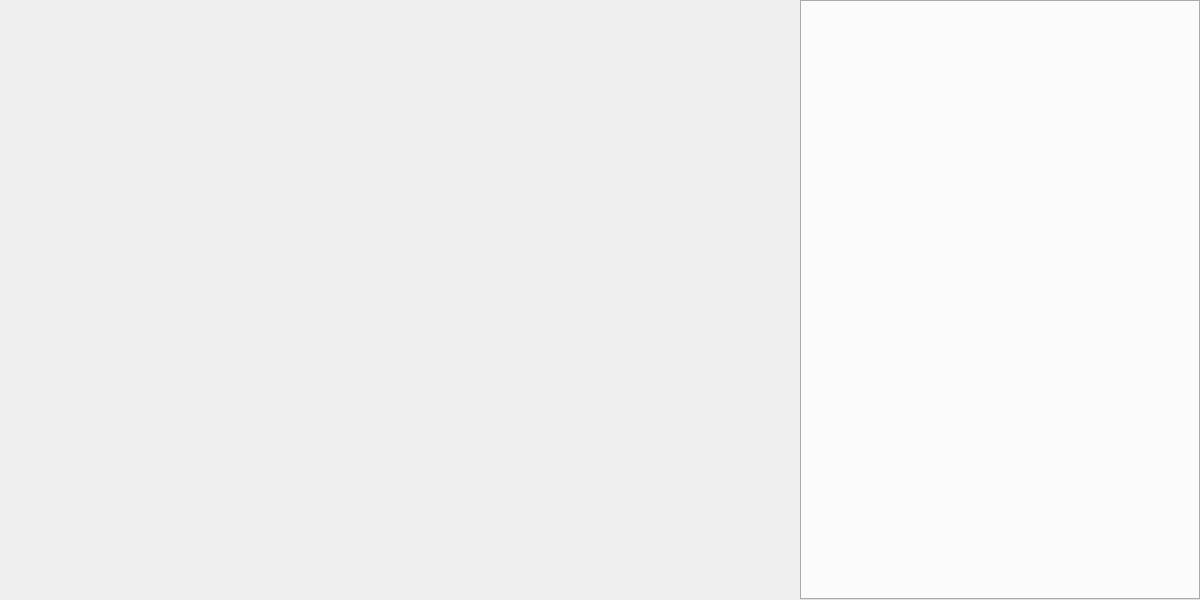
<?xml version="1.0" encoding="UTF-8"?>
<ui version="4.0">
 <class>RenderWidgetClass</class>
 <widget class="QWidget" name="RenderWidgetClass">
  <property name="geometry">
   <rect>
    <x>0</x>
    <y>0</y>
    <width>1200</width>
    <height>600</height>
   </rect>
  </property>
  <property name="minimumSize">
   <size>
    <width>1200</width>
    <height>600</height>
   </size>
  </property>
  <property name="maximumSize">
   <size>
    <width>1200</width>
    <height>600</height>
   </size>
  </property>
  <property name="focusPolicy">
   <enum>Qt::StrongFocus</enum>
  </property>
  <property name="windowTitle">
   <string>SoftRenderQt</string>
  </property>
  <widget class="QTabWidget" name="tabWidget">
   <property name="geometry">
    <rect>
     <x>800</x>
     <y>0</y>
     <width>400</width>
     <height>600</height>
    </rect>
   </property>
   <property name="minimumSize">
    <size>
     <width>400</width>
     <height>600</height>
    </size>
   </property>
   <property name="maximumSize">
    <size>
     <width>400</width>
     <height>600</height>
    </size>
   </property>
   <property name="currentIndex">
    <number>0</number>
   </property>
  </widget>
 </widget>
 <layoutdefault spacing="6" margin="11"/>
 <resources>
  <include location="SoftRenderQt.qrc"/>
 </resources>
 <connections/>
</ui>
